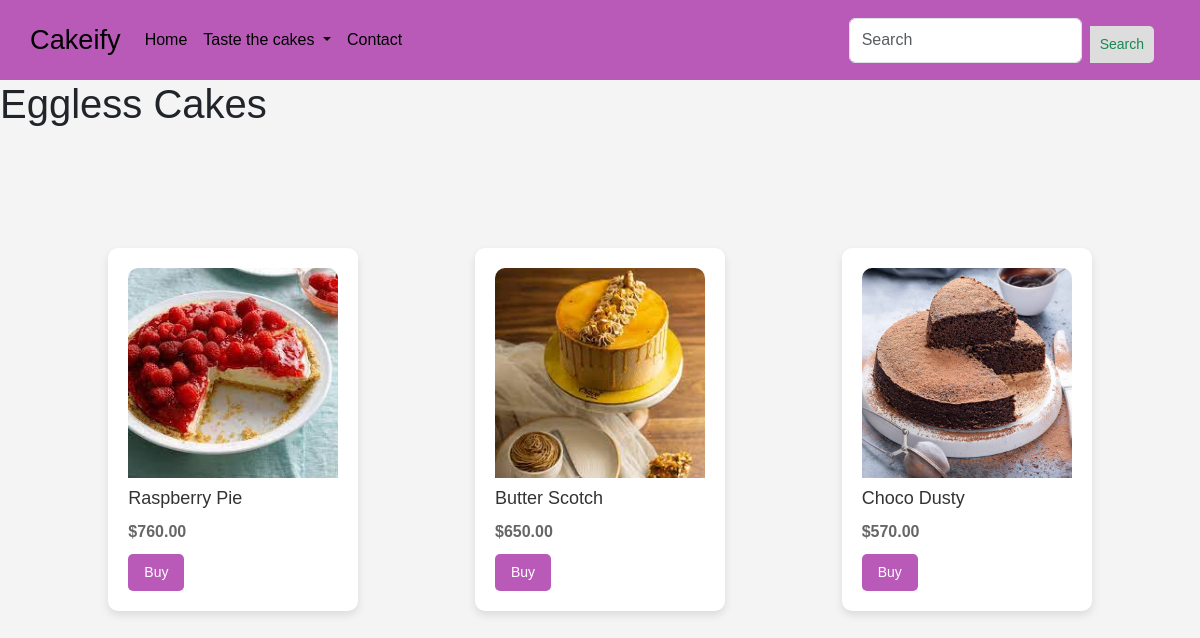
Screenshot of /eggless/ with the database file from the repository.
### TastyCakes/models.py (models this page shows)
class Eggless_cake(models.Model):
    image=models.ImageField(upload_to='eggless_cake_img/')
    name=models.CharField(max_length=100)
    price=models.DecimalField(max_digits=5, decimal_places=2)

### TastyCakes/views.py (the view)
# urls.py: path('eggless/', views.eggless, name='eggless'),
def eggless(request):
  eggless_cake_var=Eggless_cake.objects.all()
  return render(request, 'eggless.html', {'eggless_cake_var': eggless_cake_var})

### templates/eggless.html (shortened to what this page needs)
{% load static %}
<!DOCTYPE html>
<html lang="en">
<head>
    <link href="https://cdn.jsdelivr.net/npm/bootstrap@5.3.3/dist/css/bootstrap.min.css" rel="stylesheet">
</head>
<body>
  <nav class="navbar navbar-expand-lg">
    <div class="container-fluid">
      <a class="navbar-brand" href="{%url 'index' %}">Cakeify</a>
      <div class="collapse navbar-collapse" id="navbarSupportedContent">
        <ul class="navbar-nav me-auto mb-2 mb-lg-0">
          <li class="nav-item">
            <a class="nav-link active" aria-current="page" href="{%url 'index' %}">Home</a>
          </li>
          <li class="nav-item dropdown">
            <a class="nav-link dropdown-toggle" href="#" role="button" data-bs-toggle="dropdown" aria-expanded="false">
              Taste the cakes
            </a>
          </li>
          <li class="nav-item">
            <a class="nav-link active" aria-current="page" href="{%url 'contact' %}">Contact</a>
          </li>
        </ul>
        <form class="d-flex" role="search">
          <input class="form-control me-2" type="search" placeholder="Search" aria-label="Search">
          <button class="btn btn-outline-success" type="submit">Search</button>
        </form>
      </div>
    </div>
</nav>
<div class="header">
  <h1>Eggless Cakes</h1>
</div>
  <div class="container">
      {% for cake in eggless_cake_var %}
      <div class="product">
          <img src="{{cake.image.url }}" alt="{{ cake.name }}">
          <h3>{{ cake.name }}</h3>
          <p>${{ cake.price }}</p>
          <div class="product-buttons">
              <button class="buy-button" onclick="placeOrder('{{ cake.name }}', {{ cake.price }})">Buy</button>
          </div>
      </div>
      {% endfor %}
  </div>
</body>

### templates/eggless.html (style rules this page uses)
body { font-family: Arial, sans-serif; margin: 0; padding: 0; background-color: #f4f4f4; }
.container { display: flex; flex-wrap: wrap; justify-content: space-around; padding: 20px; margin-top: 80px; }
.product { width: 250px; background-color: #fff; border-radius: 10px; padding: 20px; margin: 20px; box-shadow: 0 4px 8px rgba(0, 0, 0, 0.1); transition: transform 0.3s ease-in-out; }
.product img { width: 100%; border-radius: 10px 10px 0 0; }
.product h3 { margin-top: 10px; font-size: 18px; color: #333; }
.product p { margin: 10px 0; font-size: 16px; font-weight: bold; color: #666; }
.product-buttons { display: flex; justify-content: space-between; align-items: center; }
.buy-button, .add-to-cart-button { padding: 8px 16px; font-size: 14px; border: none; border-radius: 5px; cursor: pointer; transition: background-color 0.3s ease; }
.buy-button { background-color: rgba(185, 90, 185, 1); color: white; }
button[type=submit] { float: right; padding: 8px 10px; margin-top: 8px; margin-right: 16px; background: #ddd; font-size: 14px; border: none; cursor: pointer; border-radius: 0 5px 5px 0; }
.navbar { background-color: rgba(185, 90, 185, 1); padding: 18px 18px; height: 80px; }
.navbar-brand { color: black; font-size: 1.7rem; }
.navbar-nav .nav-link { color: black; }

### rows the page displays
Eggless_cake: image (picture), name "Raspberry Pie", price "760.00"
Eggless_cake: image (picture), name "Butter Scotch", price "650.00"
Eggless_cake: image (picture), name "Choco Dusty", price "570.00"
